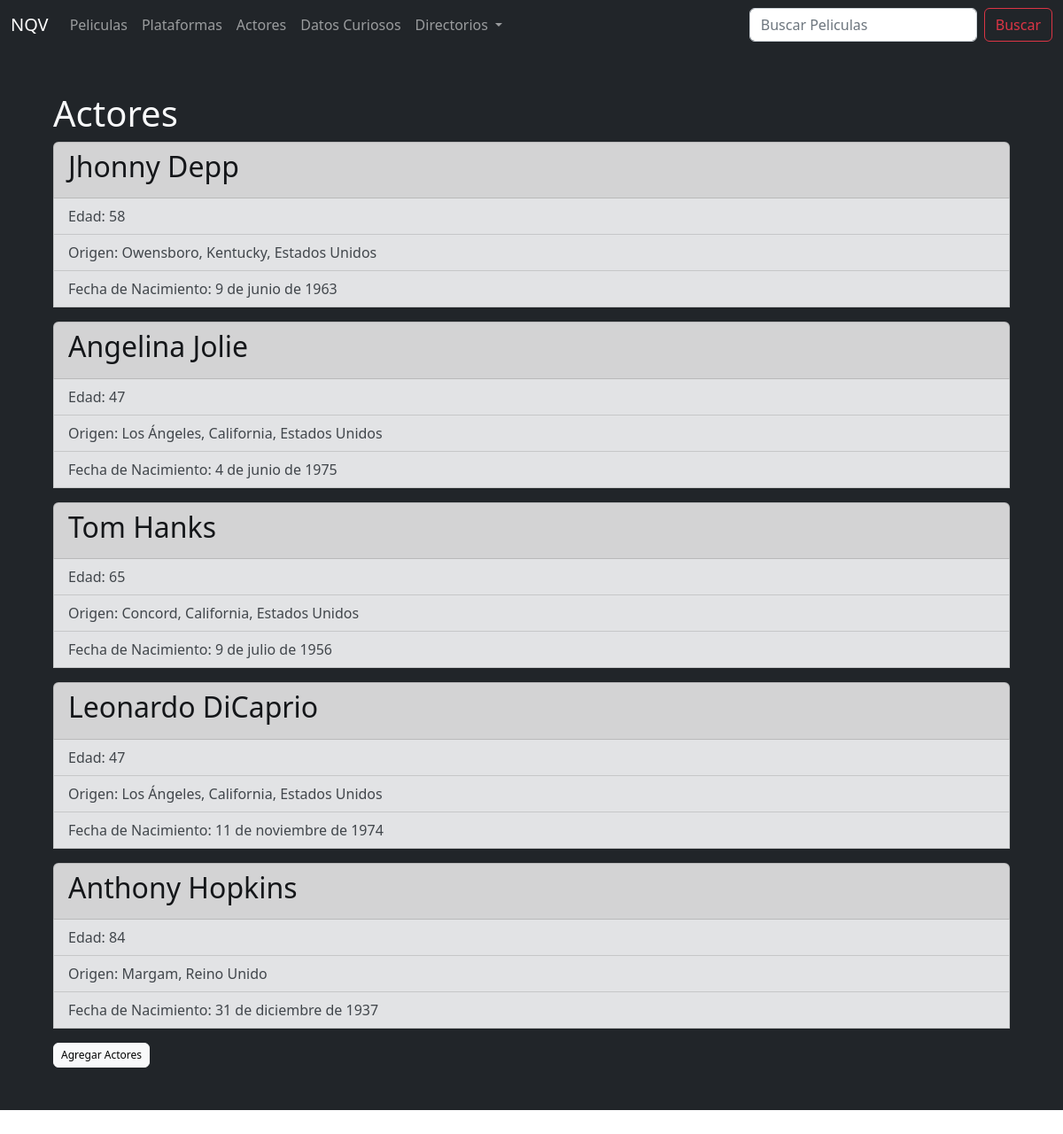
The page /AppNQV/actores on the database its author committed.
### AppNQV/models.py (models this page shows)
class Actores(models.Model):
    nombre= models.CharField(max_length=40,blank=True, null=True)
    apellido= models.CharField(max_length=40, blank=True, null=True)
    edad= models.IntegerField(blank=True, null=True)
    origen= models.CharField(max_length=40, blank=True, null=True)
    fechaDeNacimiento= models.DateField(blank=True, null=True)
    class Meta:
        verbose_name= 'actor'
        verbose_name_plural= 'actores'

### AppNQV/views.py (the view)
# urls.py: path('actores', views.actores),#listado actores
def actores(request):
    actores= Actores.objects.all()
    context = {'actores': actores}
    return render (request,'actores.html', context=context)

### AppNQV/templates/actores.html (shortened to what this page needs)
{% extends "padre.html" %}
{% load static %}
{% block contenidoQueCambia %}
<section class="bg-dark text-light p-5 ">
    <div class="container">
        <div>
            <div>
                <h1>Actores</h1>
            </div>
            {% for actor in actores %}
            <ul class="list-group">
                <li class="list-group-item list-group-item-dark"><h2>{{actor.nombre}} {{actor.apellido}}</h2></li>
                <li class="list-group-item list-group-item-secondary">Edad: {{actor.edad}}</li>
                <li class="list-group-item list-group-item-secondary">Origen: {{actor.origen}} </li>
                <li class="list-group-item list-group-item-secondary">Fecha de Nacimiento: {{actor.fechaDeNacimiento}} </li>
            </ul>
            {% endfor %}
        </div>
        <a href="/AppNQV/actoresFormulario" button type="button" class="btn btn-light"
            style="--bs-btn-padding-y: .25rem; --bs-btn-padding-x: .5rem; --bs-btn-font-size: .75rem;">
            Agregar Actores
        </a>
    </div>
</section>
{% endblock %}

### rows shown on the page
Actores: nombre "Jhonny", apellido "Depp", edad "58", origen "Owensboro, Kentucky, Estados Unidos", fechaDeNacimiento "9 de junio de 1963"
Actores: nombre "Angelina", apellido "Jolie", edad "47", origen "Los Ángeles, California, Estados Unidos", fechaDeNacimiento "4 de junio de 1975"
Actores: nombre "Tom", apellido "Hanks", edad "65", origen "Concord, California, Estados Unidos", fechaDeNacimiento "9 de julio de 1956"
Actores: nombre "Leonardo", apellido "DiCaprio", edad "47", origen "Los Ángeles, California, Estados Unidos", fechaDeNacimiento "11 de noviembre de 1974"
Actores: nombre "Anthony", apellido "Hopkins", edad "84", origen "Margam, Reino Unido", fechaDeNacimiento "31 de diciembre de 1937"
